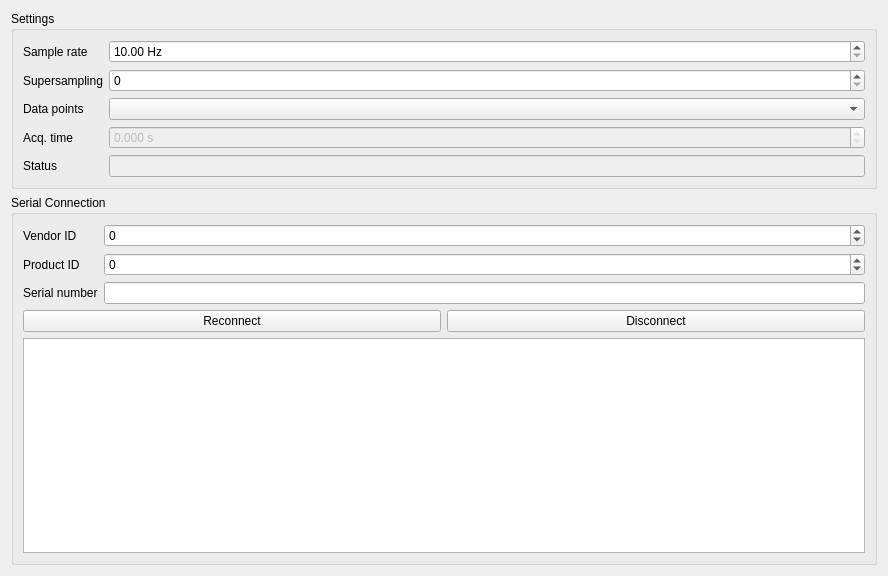
<?xml version="1.0" encoding="UTF-8"?>
<ui version="4.0">
 <class>TeensyDataAcquisition</class>
 <widget class="QWidget" name="TeensyDataAcquisition">
  <property name="geometry">
   <rect>
    <x>0</x>
    <y>0</y>
    <width>888</width>
    <height>576</height>
   </rect>
  </property>
  <property name="windowTitle">
   <string>Form</string>
  </property>
  <layout class="QGridLayout" name="gridLayout">
   <item row="4" column="0">
    <widget class="QGroupBox" name="groupBox">
     <property name="title">
      <string>Serial Connection</string>
     </property>
     <layout class="QGridLayout" name="gridLayout_2">
      <item row="1" column="0">
       <widget class="QLabel" name="label_2">
        <property name="text">
         <string>Product ID</string>
        </property>
       </widget>
      </item>
      <item row="0" column="0">
       <widget class="QLabel" name="label">
        <property name="text">
         <string>Vendor ID</string>
        </property>
       </widget>
      </item>
      <item row="4" column="0" colspan="2">
       <widget class="QPlainTextEdit" name="plainTextEdit"/>
      </item>
      <item row="1" column="1">
       <widget class="QSpinBox" name="spinBox_productId">
        <property name="focusPolicy">
         <enum>Qt::StrongFocus</enum>
        </property>
        <property name="minimum">
         <number>-1</number>
        </property>
        <property name="maximum">
         <number>65535</number>
        </property>
       </widget>
      </item>
      <item row="0" column="1">
       <widget class="QSpinBox" name="spinBox_vendorId">
        <property name="sizePolicy">
         <sizepolicy hsizetype="Expanding" vsizetype="Fixed">
          <horstretch>0</horstretch>
          <verstretch>0</verstretch>
         </sizepolicy>
        </property>
        <property name="focusPolicy">
         <enum>Qt::StrongFocus</enum>
        </property>
        <property name="minimum">
         <number>-1</number>
        </property>
        <property name="maximum">
         <number>65535</number>
        </property>
       </widget>
      </item>
      <item row="3" column="0" colspan="2">
       <layout class="QHBoxLayout" name="horizontalLayout">
        <item>
         <widget class="QPushButton" name="pushButton_reconnect">
          <property name="text">
           <string>Reconnect</string>
          </property>
         </widget>
        </item>
        <item>
         <widget class="QPushButton" name="pushButton_disconnect">
          <property name="text">
           <string>Disconnect</string>
          </property>
         </widget>
        </item>
       </layout>
      </item>
      <item row="2" column="1">
       <widget class="QLineEdit" name="lineEdit_serialNumber"/>
      </item>
      <item row="2" column="0">
       <widget class="QLabel" name="label_3">
        <property name="text">
         <string>Serial number</string>
        </property>
       </widget>
      </item>
     </layout>
    </widget>
   </item>
   <item row="0" column="0">
    <widget class="QGroupBox" name="groupBox_2">
     <property name="title">
      <string>Settings</string>
     </property>
     <layout class="QGridLayout" name="gridLayout_3">
      <item row="3" column="1">
       <widget class="QDoubleSpinBox" name="doubleSpinBox_acqTime">
        <property name="enabled">
         <bool>false</bool>
        </property>
        <property name="focusPolicy">
         <enum>Qt::StrongFocus</enum>
        </property>
        <property name="readOnly">
         <bool>true</bool>
        </property>
        <property name="suffix">
         <string> s</string>
        </property>
        <property name="decimals">
         <number>3</number>
        </property>
        <property name="maximum">
         <double>10000000.000000000000000</double>
        </property>
        <property name="singleStep">
         <double>0.001000000000000</double>
        </property>
       </widget>
      </item>
      <item row="0" column="0">
       <widget class="QLabel" name="label_15">
        <property name="text">
         <string>Sample rate</string>
        </property>
       </widget>
      </item>
      <item row="1" column="1">
       <widget class="QSpinBox" name="spinBox_supersampling">
        <property name="maximum">
         <number>126</number>
        </property>
       </widget>
      </item>
      <item row="1" column="0">
       <widget class="QLabel" name="label_4">
        <property name="text">
         <string>Supersampling</string>
        </property>
       </widget>
      </item>
      <item row="2" column="1">
       <widget class="QComboBox" name="comboBox_dataSize">
        <property name="focusPolicy">
         <enum>Qt::StrongFocus</enum>
        </property>
       </widget>
      </item>
      <item row="3" column="0">
       <widget class="QLabel" name="label_8">
        <property name="text">
         <string>Acq. time</string>
        </property>
       </widget>
      </item>
      <item row="0" column="1">
       <widget class="QDoubleSpinBox" name="doubleSpinBox_sampleRate">
        <property name="sizePolicy">
         <sizepolicy hsizetype="Expanding" vsizetype="Fixed">
          <horstretch>0</horstretch>
          <verstretch>0</verstretch>
         </sizepolicy>
        </property>
        <property name="focusPolicy">
         <enum>Qt::StrongFocus</enum>
        </property>
        <property name="suffix">
         <string> Hz</string>
        </property>
        <property name="minimum">
         <double>10.000000000000000</double>
        </property>
        <property name="maximum">
         <double>10000000.000000000000000</double>
        </property>
       </widget>
      </item>
      <item row="2" column="0">
       <widget class="QLabel" name="label_10">
        <property name="text">
         <string>Data points</string>
        </property>
       </widget>
      </item>
      <item row="4" column="0">
       <widget class="QLabel" name="label_5">
        <property name="text">
         <string>Status</string>
        </property>
       </widget>
      </item>
      <item row="4" column="1">
       <widget class="QLineEdit" name="lineEdit_status">
        <property name="enabled">
         <bool>false</bool>
        </property>
       </widget>
      </item>
     </layout>
    </widget>
   </item>
  </layout>
 </widget>
 <tabstops>
  <tabstop>doubleSpinBox_sampleRate</tabstop>
  <tabstop>spinBox_supersampling</tabstop>
  <tabstop>comboBox_dataSize</tabstop>
  <tabstop>doubleSpinBox_acqTime</tabstop>
  <tabstop>spinBox_vendorId</tabstop>
  <tabstop>spinBox_productId</tabstop>
  <tabstop>lineEdit_serialNumber</tabstop>
  <tabstop>pushButton_reconnect</tabstop>
  <tabstop>pushButton_disconnect</tabstop>
  <tabstop>plainTextEdit</tabstop>
 </tabstops>
 <resources/>
 <connections/>
</ui>
